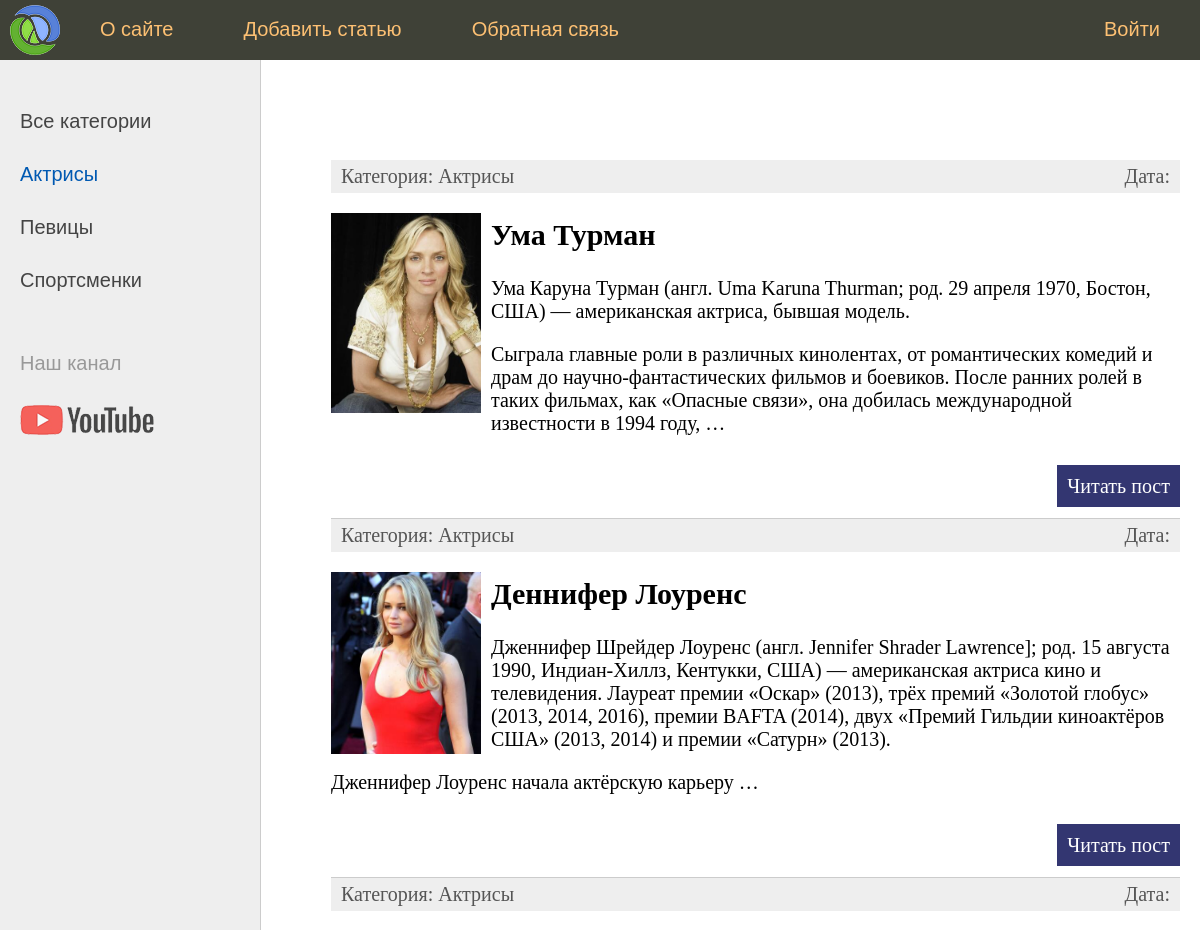
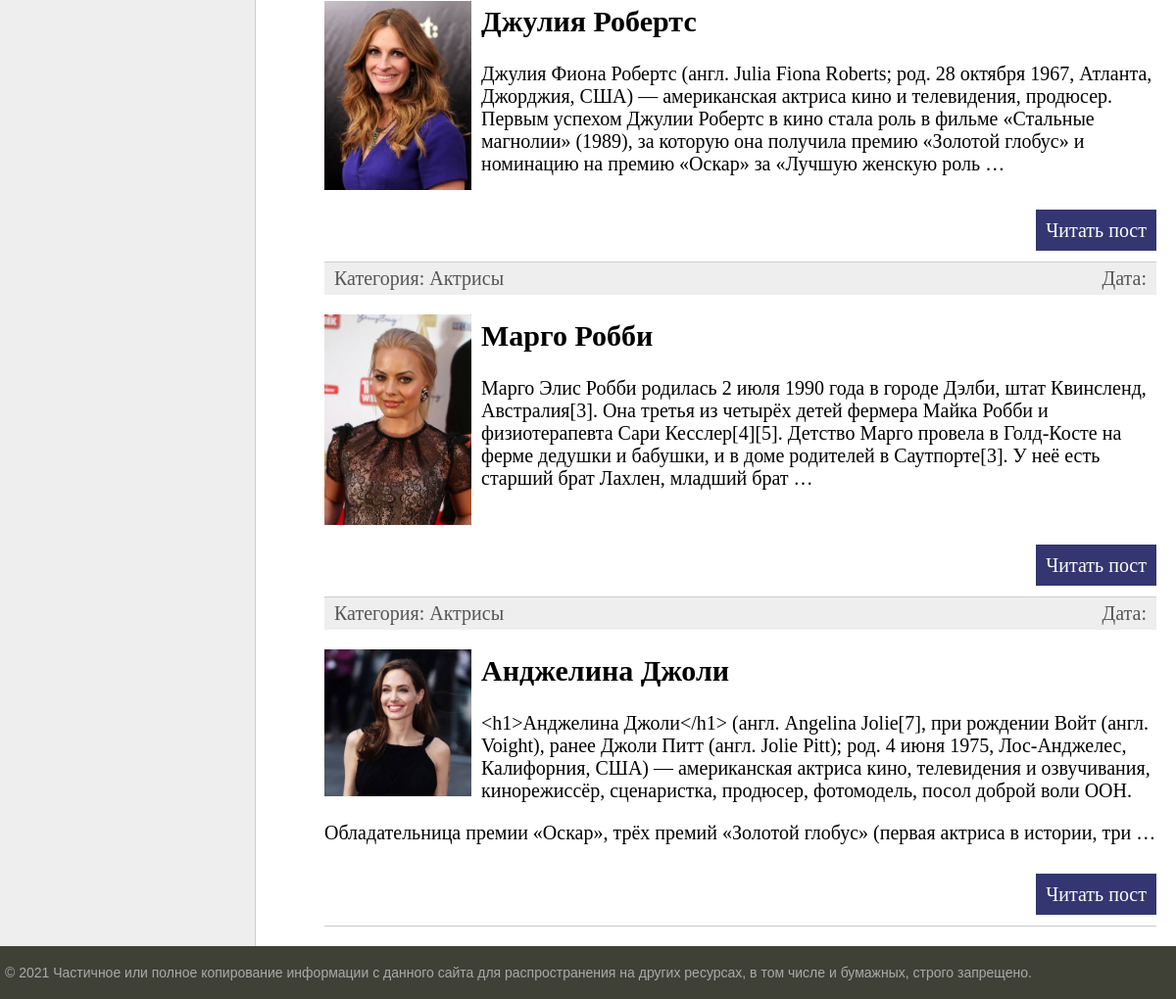
The app's page /category/1/, older data (2 pictures, top to bottom).
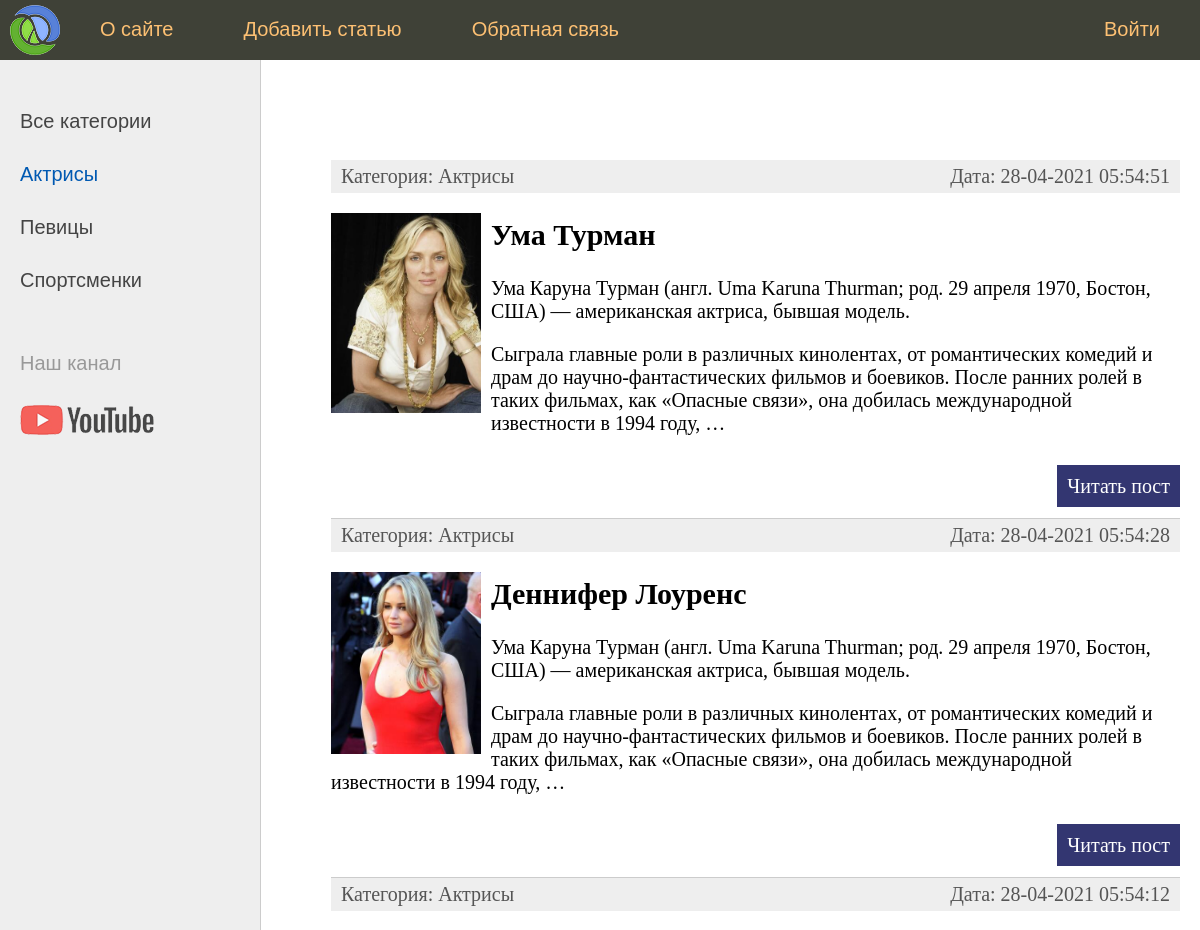
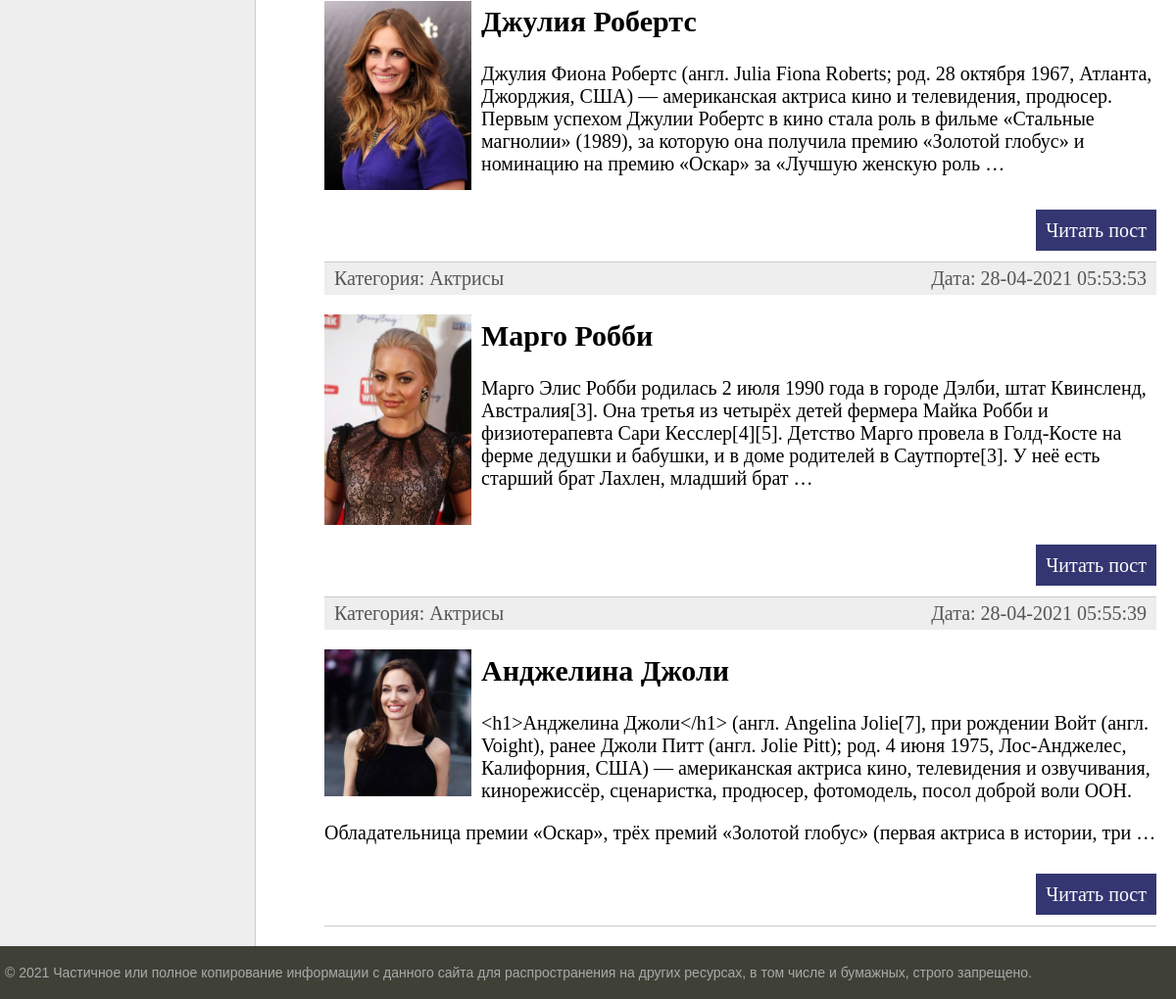
The same page, newer data (2 pictures, top to bottom).
### women/models.py (models this page shows, shortened)
class Category(models.Model):
    name = models.CharField(max_length=100, db_index=True, verbose_name="Категория")
    def __str__(self):
        return self.name
    def get_absolute_url(self):
        return reverse('category', kwargs={'cat_id': self.pk})
    class Meta:
        verbose_name = 'Категория'
        verbose_name_plural = 'Категории'
        ordering = ['id']

class Women(models.Model):
    title = models.CharField(max_length=255, verbose_name="Заголовок")
    content = models.TextField(blank=True, verbose_name="Текст статьи")
    photo = models.ImageField(upload_to="photos/%Y/%m/%d/", verbose_name="Фото")
    time_create = models.DateTimeField(auto_now_add=True, verbose_name="Время создания")
    time_update = models.DateTimeField(auto_now=True, verbose_name="Время изменения")
    is_published = models.BooleanField(default=True, verbose_name="Публикация")
    cat = models.ForeignKey('Category', on_delete=models.PROTECT, null=True, verbose_name="Категории")
    def get_absolute_url(self):
        return reverse('post', kwargs={'post_id': self.pk})
    class Meta:
        verbose_name = 'Известные женщины'
        verbose_name_plural = 'Известные женщины'
        ordering = ['-time_create', 'title']

### women/views.py (the view)
# urls.py: path('category/<int:cat_id>/', show_category, name='category'),
def show_category(request, cat_id):
    posts = Women.objects.filter(cat_id=cat_id)
    if len(posts) == 0:
        raise Http404()
    context = {
        'posts': posts,
        'menu': menu,
        'title': 'Отображение по рубрикам',
        'cat_selected': cat_id,
    }
    return render(request, 'women/index.html', context=context)

### women/templatetags/women_tags.py (called while the page is built)
@register.inclusion_tag('women/list_categories.html')
def show_categories(sort=None, cat_selected=0):
    if not sort:
        cats = Category.objects.all()
    else:
        cats = Category.objects.order_by(sort)
    return {"cats": cats, "cat_selected": cat_selected}

### women/templates/women/index.html (shortened to what this page needs)
{% extends 'women/base.html' %}
{% block content %}
<ul class="list-articles">
	{% for p in posts %}
			<li><div class="article-panel">
	<p class="first">Категория: {{p.cat}}</p>
	<p class="last">Дата: {{p.time_update|date:"d-m-Y H:i:s"}}</p>
</div>
{% if p.photo %}
	<p><img class="img-article-left thumb" src="{{p.photo.url}}"></p>
{% endif %}
				<h2>{{p.title}}</h2>
	{% autoescape on %}
	{{p.content|linebreaks|truncatewords:50}}
	{% endautoescape %}
			<p class="link-read-post"><a href="{{ p.get_absolute_url }}">Читать пост</a></p>
			</li>
	{% endfor %}
</ul>
{% endblock %}

### women/templates/women/base.html (shortened to what this page needs)
{% load static %}
{% load women_tags %}
<!DOCTYPE html>
<html>
<head>
	<link type="text/css" href="{% static 'women/css/styles.css' %}" rel="stylesheet" />
</head>
<body>
<table class="table-page" border=0 cellpadding="0" cellspacing="0">
<tr><td valign=top>
{% block mainmenu %}
		<div class="header">
			<ul id="mainmenu" class="mainmenu">
			<li class="logo"><a href="{% url 'home' %}"><div class="logo"></div></a></li>
{% for m in menu %}
	{% if not forloop.last %}
			<li><a href="{% url m.url_name %}">{{m.title}}</a></li>
	{% else %}
			<li class="last"><a href="{% url m.url_name %}">{{m.title}}</a></li>
	{% endif %}
{% endfor %}
			</ul>
		</div>
{% endblock mainmenu %}
<table class="table-content" border=0 cellpadding="0" cellspacing="0">
<tr>
	<td valign="top" class="left-chapters">
	<ul id="leftchapters">
{% if cat_selected == 0 %}
		<li class="selected">Все категории</li>
{% else %}
		<li><a href="{% url 'home' %}">Все категории</a></li>
{% endif %}
{% show_categories 'name' cat_selected %}
		<li class="share">
		<p>Наш канал</p>
		<a class="share-yt" href="https://www.youtube.com/channel/UClJzWfGWuGJL2t-3dYKcHTA/playlists" target="_blank" rel="nofollow"></a>
		</li>
	</ul>
</td>
<td valign="top" class="content">
	<div class="content-text">
{% block content %}
{% endblock %}
	</div>
</td></tr></table>
</td></tr>
<tr><td valign=top>
	<div id="footer">
		<p>&copy; 2021 Частичное или полное копирование информации с данного сайта для распространения на других ресурсах, в том числе и бумажных, строго запрещено.</p>
	</div>
</td></tr></table>
</body>
</html>

### women/templates/women/list_categories.html
{% for c in cats %}
	{% if c.pk == cat_selected %}
		<li class="selected">{{c.name}}</li>
	{% else %}
		<li><a href="{{ c.get_absolute_url }}">{{c.name}}</a></li>
	{% endif %}
{% endfor %}

### women/static/women/css/styles.css (style rules this page uses)
html, body { font-family: 'Arial'; margin: 0; padding: 0; height: 100%; width: 100%; color: #444; }
a { color: #0059b2; text-decoration: none; }
img { max-width: 600px; height: auto; }
img.img-article-left { max-width: 300px; height: auto; float: left; padding: 0 10px 10px 0; }
img.img-article-left.thumb { max-width: 150px; height: auto; }
p.link-read-post { text-align: right; }
p.link-read-post a { padding: 10px; min-width: 100px; background: #333671; color: #fff; text-decoration: none; }
div.article-panel { background: #eee; padding: 5px 10px 5px 10px; box-sizing border-box; overflow: hidden; color: #555; }
div.article-panel p.first { margin: 0; float: left; }
div.article-panel p.last { margin: 0; float: right; }
ul.list-articles { list-style: none; margin: 0; padding: 0; }
ul.list-articles li { border-bottom: 1px solid #ccc; }
.table-page { width: 100%; height: 100%; vertical-align: top; }
.table-page tr { height: 100%; }
.header { background: #3F4137; height: 60px; }
.logo { background: url('../images/logo.png') no-repeat 10px 5px; width: 70px; height: 60px; }
ul.mainmenu { list-style: none; margin: 0; padding: 0; height: 60px; color: #fdc073; font-size: 20px; overflow: hidden; }
ul.mainmenu li { float: left; margin: 18px 40px 0 30px; }
ul.mainmenu li.logo { margin: 0; }
ul.mainmenu li.last { float: right; }
ul.mainmenu li a { color: #fdc073; text-decoration: none; }
.table-content { width: 100%; min-height: 100%; height: 100%; }
.left-chapters { margin: 0; background: #eee; border-right: 1px solid #ccc; min-height: 100%; }
.left-chapters ul { width: 230px; min-height: 100%; margin: 0; padding: 20px 10px 10px 20px; list-style: none; font-size: 20px; }
.left-chapters ul li { margin: 30px 0 0 0; color: #999; }
.left-chapters ul li.selected { color: #0059b2; }
.left-chapters ul li a { color: #444; text-decoration: none; }
.left-chapters ul li.share { margin: 60px 0 0 0; }
.left-chapters ul li.share p { margin: 30px 0 30px 0; }
.left-chapters ul li.share a { display: inline-block; width: 40px; height: 40px; margin: 0 20px 0 0; }
.left-chapters ul li.share a.share-yt { width: 100%; height: 30px; background: url('../images/share_yt.png') no-repeat 0 0 }
.content { padding: 40px 20px 20px 40px; width: 100%; box-sizing: border-box; }
.content-text { margin: 60px 0 0 30px; color: #000; font-size: 20px; font-family: Yandex Sans Display Light; }
#footer { box-sizing: border-box; background: #3F4137; padding: 5px; color: #aaa; font-size: 14px; font-family: Verdana, Geneva, Arial, Helvetica; text-align: left; overflow: hidden; }

Row changes from the older to the newer data that the page shows:
removed Women: cat "Актрисы", photo (picture), title "Ума Турман", content "Ума Каруна Турман (англ. Uma Karuna Thurman; род. 29 апреля 1970, Бостон, США) — американская актриса, бывшая модель. Сыграла главные роли в различных кинолентах, от романтических комедий и драм до научно-фантастических фильмов и боевиков. После ранних ролей в таких фильмах, как «Опасные связи», она добилась международной известности в 1994 году, …"
removed Women: cat "Актрисы", photo (picture), title "Деннифер Лоуренс", content "Дженнифер Шрейдер Лоуренс (англ. Jennifer Shrader Lawrence]; род. 15 августа 1990, Индиан-Хиллз, Кентукки, США) — американская актриса кино и телевидения. Лауреат премии «Оскар» (2013), трёх премий «Золотой глобус» (2013, 2014, 2016), премии BAFTA (2014), двух «Премий Гильдии киноактёров США» (2013, 2014) и премии «Сатурн» (2013). Дженнифер Лоуренс начала актёрскую карьеру …"
removed Women: cat "Актрисы", photo (picture), title "Джулия Робертс", content "Джулия Фиона Робертс (англ. Julia Fiona Roberts; род. 28 октября 1967, Атланта, Джорджия, США) — американская актриса кино и телевидения, продюсер. Первым успехом Джулии Робертс в кино стала роль в фильме «Стальные магнолии» (1989), за которую она получила премию «Золотой глобус» и номинацию на премию «Оскар» за «Лучшую женскую роль …"
removed Women: cat "Актрисы", photo (picture), title "Марго Робби", content "Марго Элис Робби родилась 2 июля 1990 года в городе Дэлби, штат Квинсленд, Австралия[3]. Она третья из четырёх детей фермера Майка Робби и физиотерапевта Сари Кесслер[4][5]. Детство Марго провела в Голд-Косте на ферме дедушки и бабушки, и в доме родителей в Саутпорте[3]. У неё есть старший брат Лахлен, младший брат …"
removed Women: cat "Актрисы", photo (picture), title "Анджелина Джоли", content "<h1>Анджелина Джоли</h1> (англ. Angelina Jolie[7], при рождении Войт (англ. Voight), ранее Джоли Питт (англ. Jolie Pitt); род. 4 июня 1975, Лос-Анджелес, Калифорния, США) — американская актриса кино, телевидения и озвучивания, кинорежиссёр, сценаристка, продюсер, фотомодель, посол доброй воли ООН. Обладательница премии «Оскар», трёх премий «Золотой глобус» (первая актриса в истории, три …"
added Women: cat "Актрисы", time_update "28-04-2021 05:54:51", photo (picture), title "Ума Турман", content "Ума Каруна Турман (англ. Uma Karuna Thurman; род. 29 апреля 1970, Бостон, США) — американская актриса, бывшая модель. Сыграла главные роли в различных кинолентах, от романтических комедий и драм до научно-фантастических фильмов и боевиков. После ранних ролей в таких фильмах, как «Опасные связи», она добилась международной известности в 1994 году, …"
added Women: cat "Актрисы", time_update "28-04-2021 05:54:28", photo (picture), title "Деннифер Лоуренс", content "Ума Каруна Турман (англ. Uma Karuna Thurman; род. 29 апреля 1970, Бостон, США) — американская актриса, бывшая модель. Сыграла главные роли в различных кинолентах, от романтических комедий и драм до научно-фантастических фильмов и боевиков. После ранних ролей в таких фильмах, как «Опасные связи», она добилась международной известности в 1994 году, …"
added Women: cat "Актрисы", time_update "28-04-2021 05:54:12", photo (picture), title "Джулия Робертс", content "Джулия Фиона Робертс (англ. Julia Fiona Roberts; род. 28 октября 1967, Атланта, Джорджия, США) — американская актриса кино и телевидения, продюсер. Первым успехом Джулии Робертс в кино стала роль в фильме «Стальные магнолии» (1989), за которую она получила премию «Золотой глобус» и номинацию на премию «Оскар» за «Лучшую женскую роль …"
added Women: cat "Актрисы", time_update "28-04-2021 05:53:53", photo (picture), title "Марго Робби", content "Марго Элис Робби родилась 2 июля 1990 года в городе Дэлби, штат Квинсленд, Австралия[3]. Она третья из четырёх детей фермера Майка Робби и физиотерапевта Сари Кесслер[4][5]. Детство Марго провела в Голд-Косте на ферме дедушки и бабушки, и в доме родителей в Саутпорте[3]. У неё есть старший брат Лахлен, младший брат …"
added Women: cat "Актрисы", time_update "28-04-2021 05:55:39", photo (picture), title "Анджелина Джоли", content "<h1>Анджелина Джоли</h1> (англ. Angelina Jolie[7], при рождении Войт (англ. Voight), ранее Джоли Питт (англ. Jolie Pitt); род. 4 июня 1975, Лос-Анджелес, Калифорния, США) — американская актриса кино, телевидения и озвучивания, кинорежиссёр, сценаристка, продюсер, фотомодель, посол доброй воли ООН. Обладательница премии «Оскар», трёх премий «Золотой глобус» (первая актриса в истории, три …"
